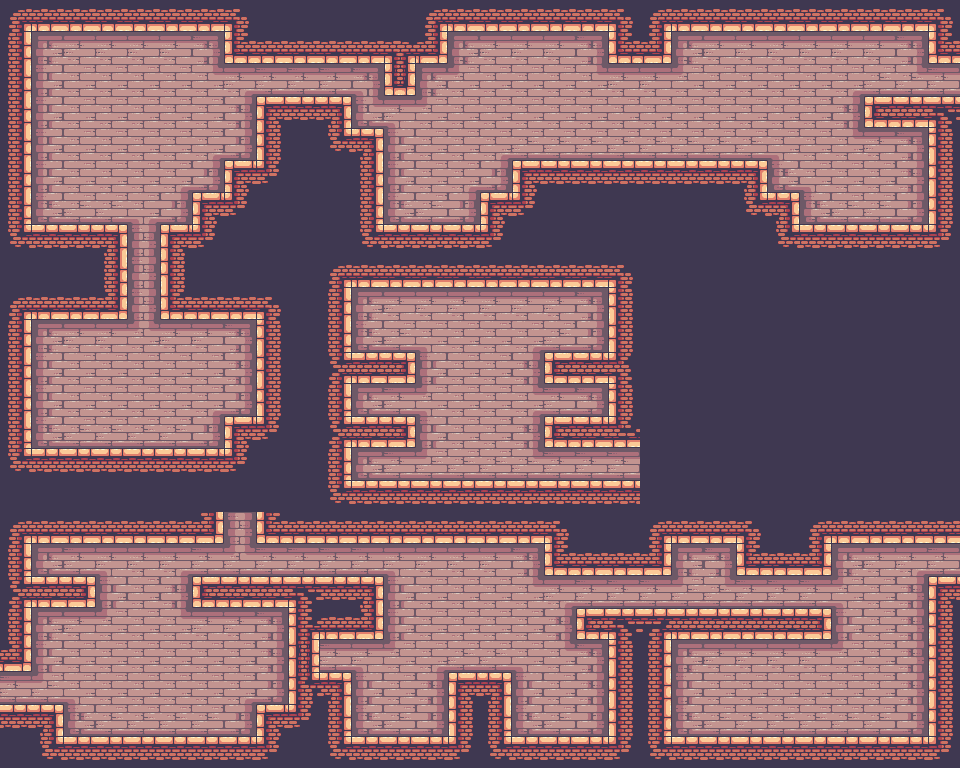

A level layout from a 2D game, rendered from its tile map. Below: a short description, then the map file with tile-grid data replaced by summaries:
An orthogonal 30x24 tile map with 32x32 px tiles, 1 tile layer (lvl_1_bg), 9 tilesets and 224 objects (46x hotrect, 32x hotrect_platform, 13x coin_silver, 8x coin_gold, 2x gem_blue, ...).

<map version="1.4" tiledversion="1.4.3" orientation="orthogonal" renderorder="right-down" width="30" height="24" tilewidth="32" tileheight="32" infinite="0" nextlayerid="5" nextobjectid="338">
 <tileset firstgid="1" source="../tilesets/levels_castle_tiles.tsx" />
 <tileset firstgid="97" source="../tilesets/levels_castle_decorations_tiles.tsx" />
 <tileset firstgid="137" source="../tilesets/common_items.tsx" />
 <tileset firstgid="190" source="../tilesets/character_bubbles.tsx" />
 <tileset firstgid="201" source="../tilesets/common_hud_ui.tsx" />
 <tileset firstgid="306" source="../tilesets/character_king.tsx" />
 <tileset firstgid="333" source="../tilesets/character_pigbox.tsx" />
 <tileset firstgid="358" source="../tilesets/character_pig.tsx" />
 <tileset firstgid="374" source="../tilesets/character_pigbomb.tsx" />
 <layer id="1" name="lvl_1_bg" width="30" height="24">
  <data>[720 cells, 720 non-empty, 54 distinct tile ids]</data>
 </layer>
 <objectgroup id="2" name="lvl_1_mood">
  <object id="3" gid="117" x="61" y="654" width="32" height="32" />
  <object id="4" gid="97" x="61" y="622" width="32" height="32" />
  <object id="5" gid="118" x="238" y="623" width="32" height="32" />
  <object id="6" gid="119" x="270" y="623" width="32" height="32" />
  <object id="7" gid="128" x="238" y="655" width="32" height="32" />
  <object id="8" gid="129" x="270" y="655" width="32" height="32" />
  <object id="64" gid="118" x="166" y="134" width="32" height="32" />
  <object id="65" gid="119" x="198" y="134" width="32" height="32" />
  <object id="66" gid="128" x="166" y="166" width="32" height="32" />
  <object id="67" gid="129" x="198" y="166" width="32" height="32" />
  <object id="86" gid="97" x="399" y="625" width="32" height="32" />
  <object id="87" gid="97" x="528" y="624" width="32" height="32" />
  <object id="88" gid="127" x="399" y="657" width="32" height="32" />
  <object id="89" gid="127" x="528" y="656" width="32" height="32" />
  <object id="98" gid="120" x="448" y="553" width="32" height="32" />
  <object id="99" gid="121" x="480" y="553" width="32" height="32" />
  <object id="100" gid="130" x="448" y="585" width="32" height="32" />
  <object id="101" gid="131" x="480" y="585" width="32" height="32" />
  <object id="121" gid="118" x="460" y="307" width="32" height="32" />
  <object id="122" gid="119" x="492" y="307" width="32" height="32" />
  <object id="123" gid="128" x="460" y="339" width="32" height="32" />
  <object id="124" gid="129" x="492" y="339" width="32" height="32" />
  <object id="129" gid="120" x="460" y="400" width="32" height="32" />
  <object id="130" gid="121" x="492" y="400" width="32" height="32" />
  <object id="131" gid="130" x="460" y="432" width="32" height="32" />
  <object id="133" gid="131" x="492" y="432" width="32" height="32" />
  <object id="134" gid="97" x="64" y="328" width="32" height="32" />
  <object id="135" gid="107" x="64" y="360" width="32" height="32" />
  <object id="136" gid="117" x="64" y="392" width="32" height="32" />
  <object id="137" gid="97" x="192" y="326" width="32" height="32" />
  <object id="138" gid="107" x="192" y="358" width="32" height="32" />
  <object id="139" gid="117" x="192" y="390" width="32" height="32" />
  <object id="52" gid="98" x="160" y="672" width="32" height="32" />
  <object id="53" gid="100" x="192" y="672" width="32" height="32" />
  <object id="47" gid="101" x="128" y="576" width="32" height="32" />
  <object id="50" gid="101" x="128" y="640" width="32" height="32" />
  <object id="51" gid="101" x="128" y="608" width="32" height="32" />
  <object id="232" gid="98" x="128" y="704" width="32" height="32" />
  <object id="233" gid="99" x="160" y="704" width="32" height="32" />
  <object id="234" gid="100" x="192" y="704" width="32" height="32" />
  <object id="255" gid="97" x="864" y="576" width="32" height="32" />
  <object id="256" gid="107" x="864" y="608" width="32" height="32" />
  <object id="257" gid="107" x="864" y="640" width="32" height="32" />
  <object id="258" gid="117" x="864" y="672" width="32" height="32" />
  <object id="259" gid="101" x="832" y="608" width="32" height="32" />
  <object id="260" gid="101" x="832" y="640" width="32" height="32" />
  <object id="261" gid="101" x="896" y="608" width="32" height="32" />
  <object id="262" gid="101" x="896" y="640" width="32" height="32" />
  <object id="263" gid="101" x="896" y="672" width="32" height="32" />
  <object id="264" gid="101" x="896" y="704" width="32" height="32" />
  <object id="278" gid="102" x="704" y="672" width="32" height="32" />
  <object id="279" gid="102" x="768" y="672" width="32" height="32" />
 </objectgroup>
 <objectgroup id="3" name="lvl_1_obj">
  <object id="54" gid="101" x="96" y="192" width="32" height="32" />
  <object id="55" gid="101" x="64" y="160" width="32" height="32" />
  <object id="56" gid="101" x="96" y="128" width="32" height="32" />
  <object id="57" gid="101" x="64" y="96" width="32" height="32" />
  <object id="58" gid="98" x="96" y="64" width="32" height="32" />
  <object id="59" gid="100" x="128" y="64" width="32" height="32" />
  <object id="62" gid="108" x="192" y="96" width="32" height="32" />
  <object id="63" gid="110" x="224" y="96" width="32" height="32" />
  <object id="71" gid="101" x="32" y="384" width="32" height="32" />
  <object id="72" gid="101" x="224" y="352" width="32" height="32" />
  <object id="73" gid="98" x="96" y="352" width="32" height="32" />
  <object id="74" gid="98" x="96" y="384" width="32" height="32" />
  <object id="75" gid="98" x="96" y="416" width="32" height="32" />
  <object id="76" gid="100" x="160" y="352" width="32" height="32" />
  <object id="77" gid="100" x="160" y="384" width="32" height="32" />
  <object id="78" gid="100" x="160" y="416" width="32" height="32" />
  <object id="79" gid="99" x="128" y="416" width="32" height="32" />
  <object id="80" gid="99" x="128" y="384" width="32" height="32" />
  <object id="81" gid="99" x="128" y="352" width="32" height="32" />
  <object id="82" gid="101" x="384" y="576" width="32" height="32" />
  <object id="83" gid="101" x="544" y="608" width="32" height="32" />
  <object id="84" gid="101" x="544" y="704" width="32" height="32" />
  <object id="85" gid="101" x="384" y="704" width="32" height="32" />
  <object id="102" gid="98" x="448" y="608" width="32" height="32" />
  <object id="103" gid="98" x="448" y="640" width="32" height="32" />
  <object id="104" gid="100" x="480" y="608" width="32" height="32" />
  </objectgroup>
 <objectgroup id="4" name="lvl_1_hud">
  <!-- 4 objects omitted --></objectgroup>
</map>
<!-- 146 of 224 objects omitted -->
